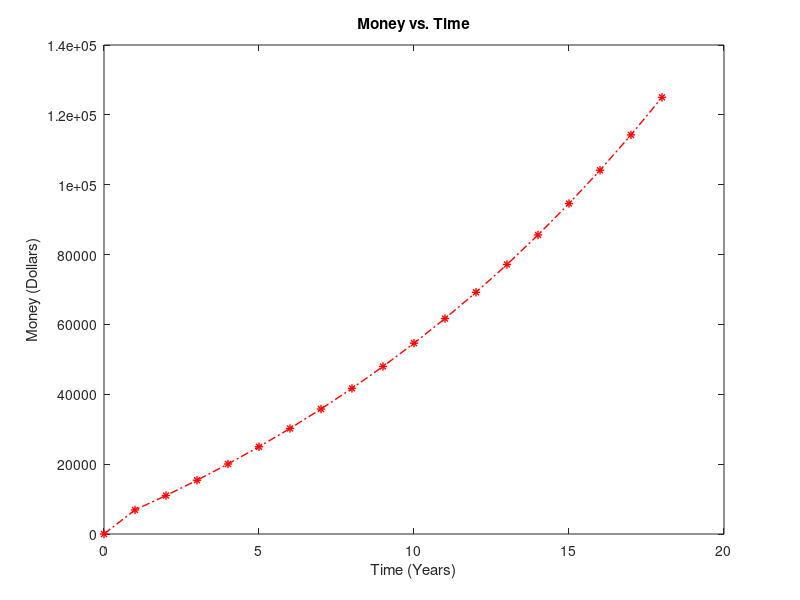

This figure's MATLAB source:
%Zakary Steenhoek
%HW 4.1
%MAE215
%3.16.23

%Formatting, clearing memory and workspace
clc;
clear;
format compact;

%Declaring variables
r=0.06;
n=12;
t=18;
a=3000;
vec=[0];
x=0:18;
counter=0;

%For loop to determine the amount in the account after 18 years
for i=1:n*t
    A=a+(r/n)*a+300;
    a=A;
    counter=counter+1;
    %While loop to record the value once every year
    while(counter==12)
        vec(end+1)=A;
        counter=0;
    end
end

%Displaying the amount in the account after 18 years
fprintf('The amount in the account after 18 years is %5.2f.\n',a);

%Plotting the data about the amount in the account every year for 18 years.
p=plot(x,vec,"-.*r",'linewidth',1);
title("Money vs. Time");
xlabel("Time (Years)");
ylabel("Money (Dollars)");

%Clearing variables.
clear;

%Declaring variables
A=3000;
r=0.06;
n=12;
a=3000;
vec=[];
counter=0;
T=15000*8;

%While loop to determine the number of months it would take to save up for
%4 years of college at ASU.
while(A<=T)
    A=a+(r/n)*a+300;
    a=A;
    counter=counter+1;
end

remain=mod(counter,12);
years=(counter-remain)/12;

%Outputting the amount of time it would take to pay for 4 years of college
%at ASU.
fprintf('It would take %d years and %d months to save up for 4 years of college at ASU.',years, remain);
